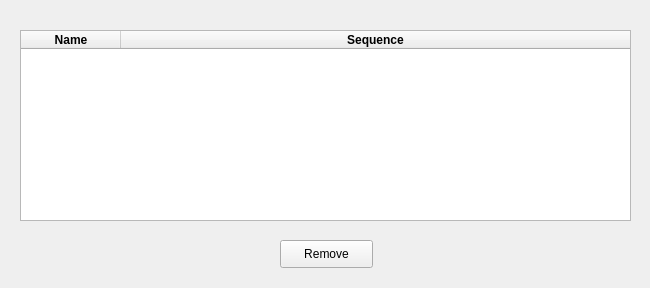
<?xml version="1.0" encoding="UTF-8"?>
<ui version="4.0">
 <class>Form</class>
 <widget class="QWidget" name="Form">
  <property name="geometry">
   <rect>
    <x>0</x>
    <y>0</y>
    <width>650</width>
    <height>288</height>
   </rect>
  </property>
  <property name="windowTitle">
   <string>Sequences View</string>
  </property>
  <widget class="QPushButton" name="removeButton">
   <property name="geometry">
    <rect>
     <x>280</x>
     <y>240</y>
     <width>93</width>
     <height>28</height>
    </rect>
   </property>
   <property name="text">
    <string>Remove</string>
   </property>
  </widget>
  <widget class="QTableWidget" name="tableWidget">
   <property name="geometry">
    <rect>
     <x>20</x>
     <y>30</y>
     <width>611</width>
     <height>191</height>
    </rect>
   </property>
   <property name="sizePolicy">
    <sizepolicy hsizetype="Expanding" vsizetype="Expanding">
     <horstretch>0</horstretch>
     <verstretch>0</verstretch>
    </sizepolicy>
   </property>
   <property name="frameShape">
    <enum>QFrame::StyledPanel</enum>
   </property>
   <property name="frameShadow">
    <enum>QFrame::Plain</enum>
   </property>
   <property name="midLineWidth">
    <number>0</number>
   </property>
   <property name="alternatingRowColors">
    <bool>false</bool>
   </property>
   <property name="selectionMode">
    <enum>QAbstractItemView::SingleSelection</enum>
   </property>
   <property name="selectionBehavior">
    <enum>QAbstractItemView::SelectRows</enum>
   </property>
   <property name="showGrid">
    <bool>true</bool>
   </property>
   <property name="gridStyle">
    <enum>Qt::SolidLine</enum>
   </property>
   <property name="wordWrap">
    <bool>false</bool>
   </property>
   <property name="rowCount">
    <number>0</number>
   </property>
   <property name="columnCount">
    <number>2</number>
   </property>
   <attribute name="horizontalHeaderCascadingSectionResizes">
    <bool>true</bool>
   </attribute>
   <attribute name="horizontalHeaderShowSortIndicator" stdset="0">
    <bool>false</bool>
   </attribute>
   <attribute name="horizontalHeaderStretchLastSection">
    <bool>true</bool>
   </attribute>
   <attribute name="verticalHeaderMinimumSectionSize">
    <number>40</number>
   </attribute>
   <attribute name="verticalHeaderStretchLastSection">
    <bool>false</bool>
   </attribute>
   <column>
    <property name="text">
     <string>Name</string>
    </property>
    <property name="font">
     <font>
      <weight>75</weight>
      <bold>true</bold>
     </font>
    </property>
   </column>
   <column>
    <property name="text">
     <string>Sequence</string>
    </property>
    <property name="font">
     <font>
      <weight>75</weight>
      <bold>true</bold>
     </font>
    </property>
   </column>
  </widget>
 </widget>
 <resources/>
 <connections/>
</ui>
